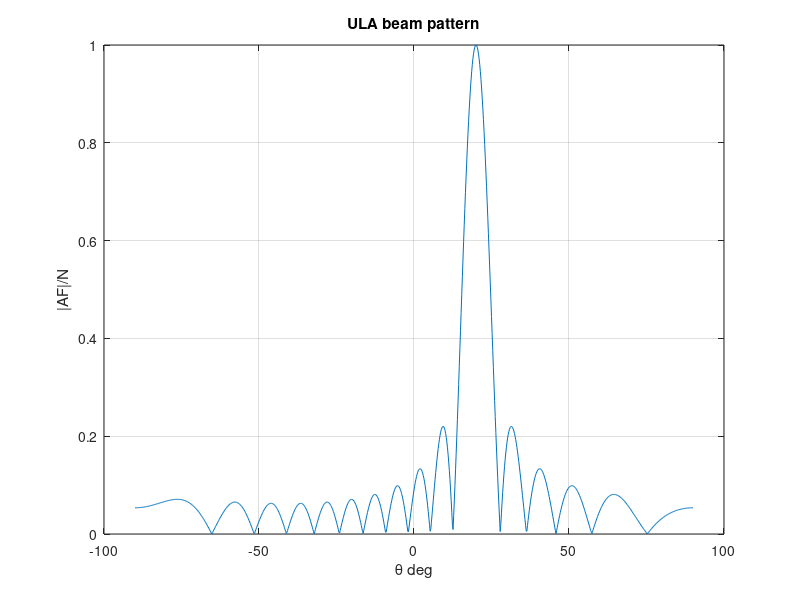

This chart was generated by the following MATLAB code:
% ULA: grating-lobe onset vs d/lambda
% Linear equidistant array: beam distortion at d/lambda > 1
N = 16;
d10 = 5;                        % d/lambda * 10
theta0 = 20;                    % steer angle, deg
d = d10 / 10;
theta = -90:0.2:90;
ph = 2*pi*d*(sind(theta) - sind(theta0));
AF = zeros(1, numel(theta));
for k = 1:N
    AF = AF + exp(1i*(k-1)*ph);
end
figure;
plot(theta, abs(AF)/N);
title('ULA beam pattern');
xlabel('\theta deg'); ylabel('|AF|/N');
grid on;

%{
@play
{
 "title": "ULA: шаг решётки и гриф-лобы",
 "groups": [
  { "name": "Геометрия", "controls": [
    { "var": "N", "label": "Число элементов", "min": 8, "max": 64, "step": 2, "default": 16 },
    { "var": "d10", "label": "d/λ ×10", "min": 2, "max": 15, "step": 1, "default": 5 },
    { "var": "theta0", "label": "Сканирование θ₀", "min": -60, "max": 60, "step": 1, "default": 20 }
  ] }
 ]
}
%}
